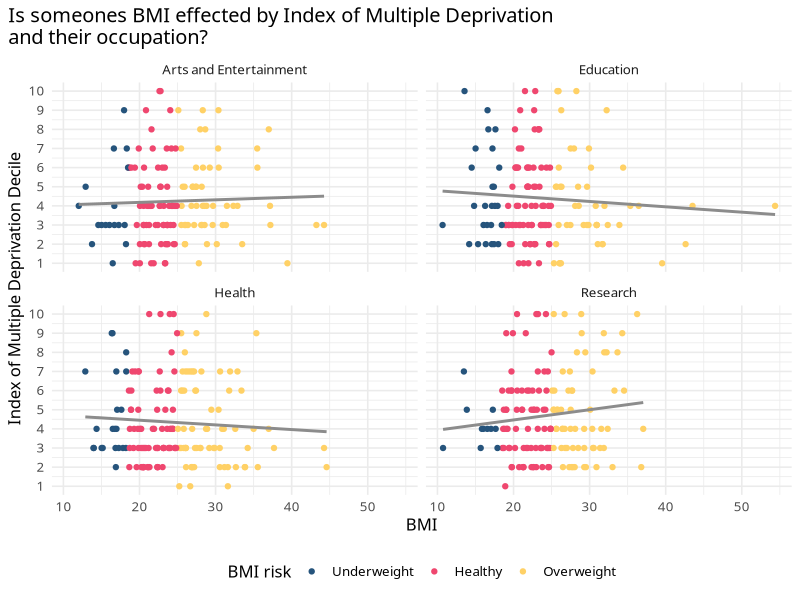
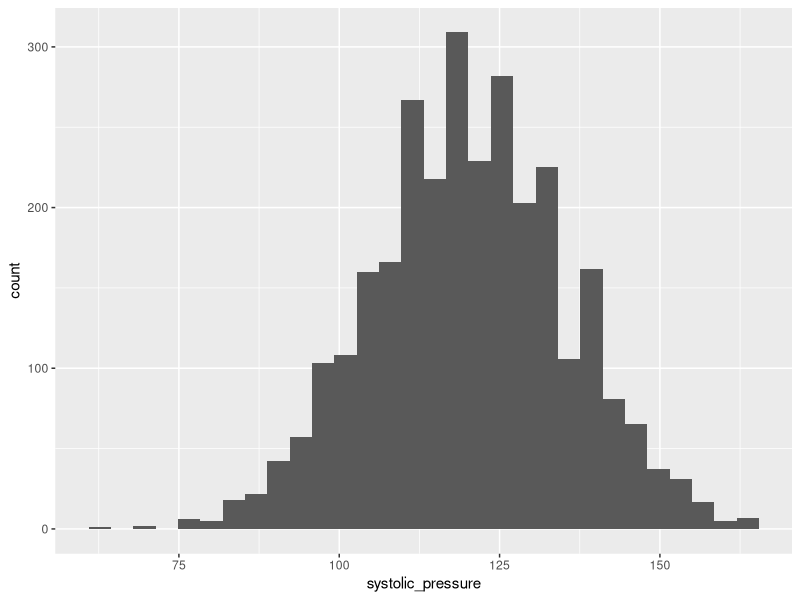
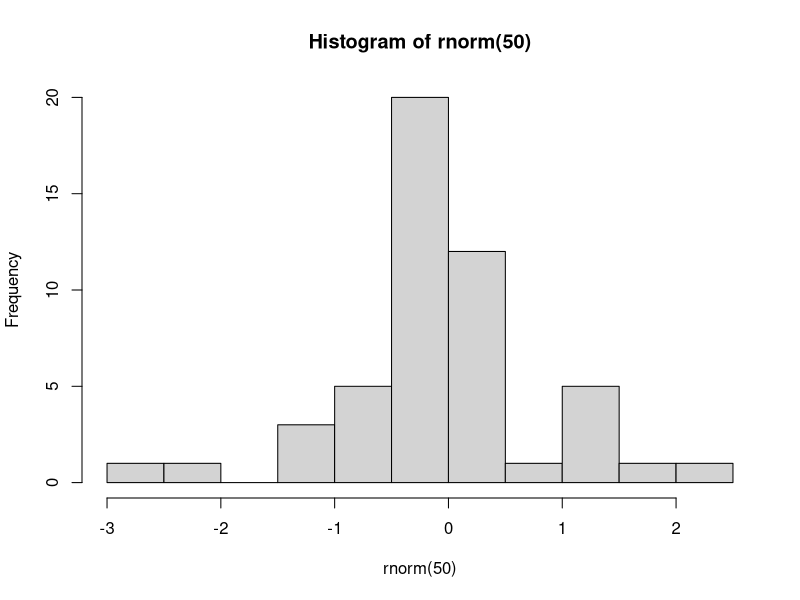
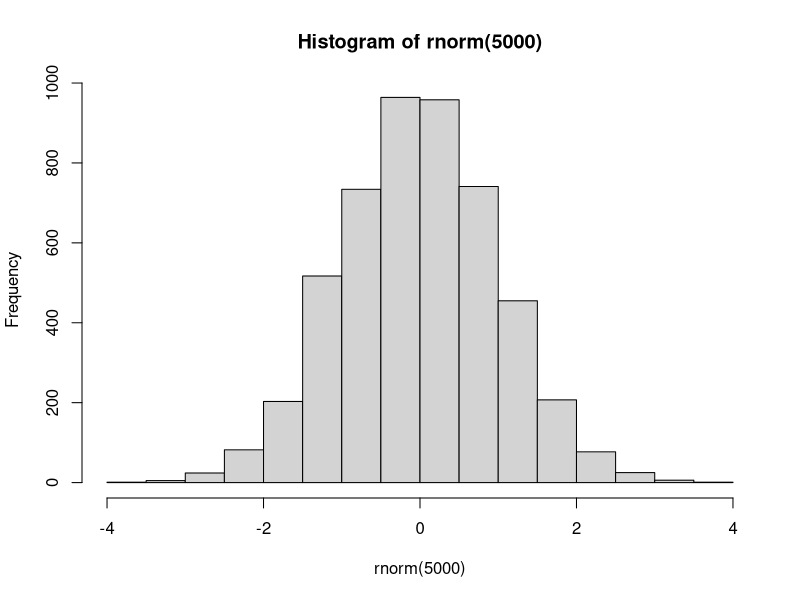
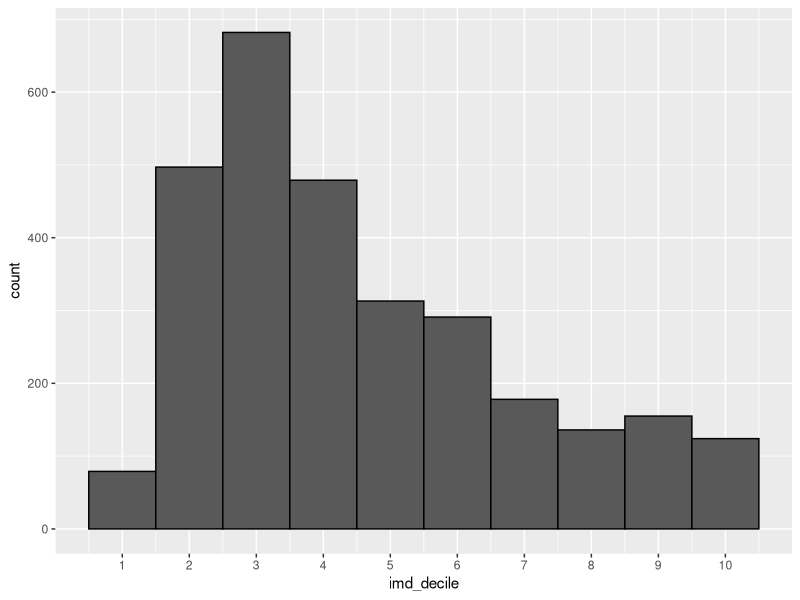
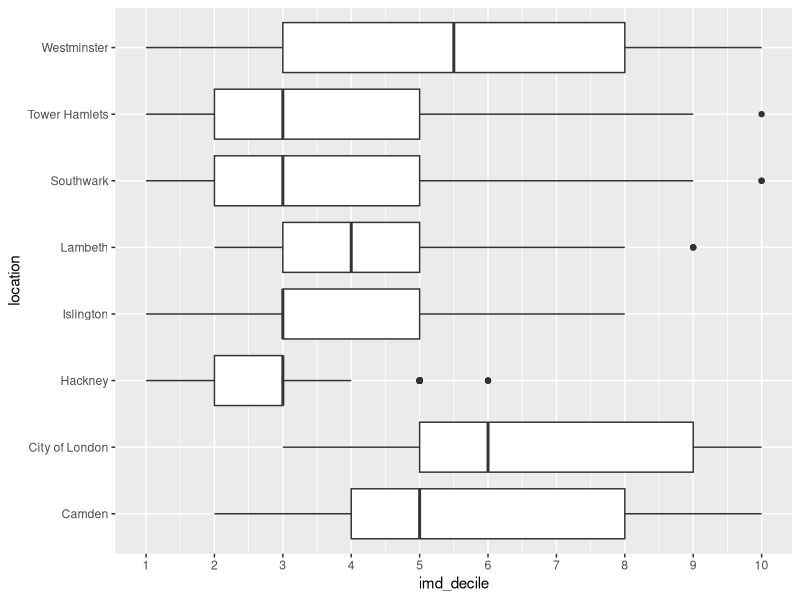
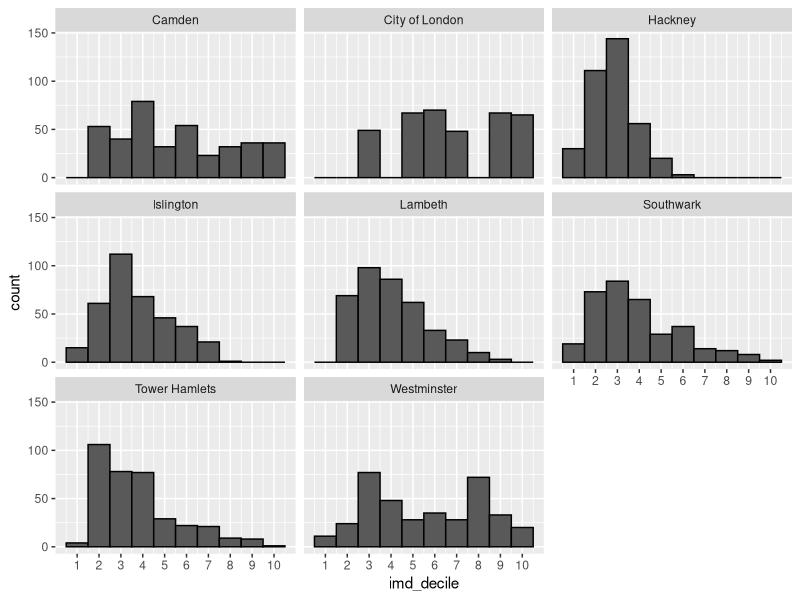
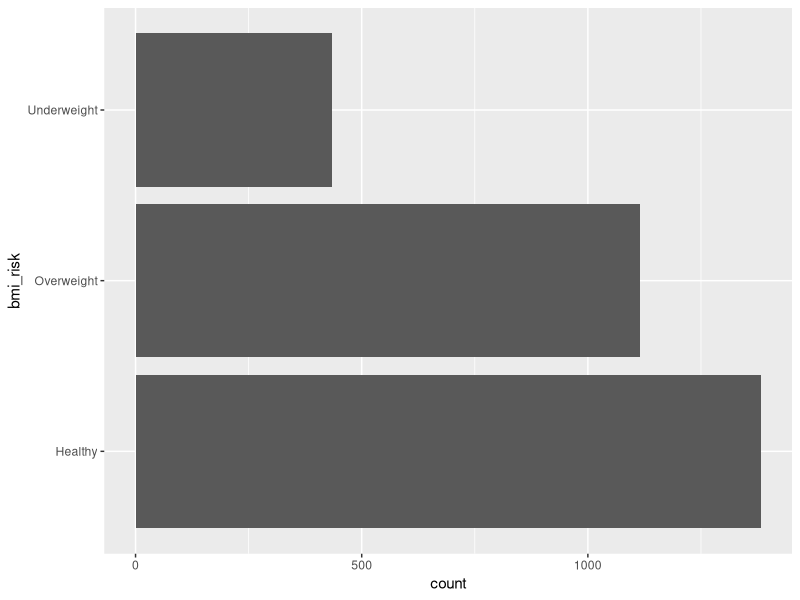

R code for these plots, in order:
## ---- chunk 1
# visualisation where we fix the occupation column
library(tidyverse)

health <- read_csv("resources/health_metrics_cleaned.csv")

health_occupation <- health %>%
  mutate(occupation = str_remove(occupation, "\\["),
         occupation = str_remove(occupation, "\\]")) %>%
  separate_longer_delim(occupation, delim = ",") %>%
  mutate(occupation = str_squish(occupation))

occupation_comp <- c("Arts and Entertainment", "Education", "Research", "Health")

final_plot <- health_occupation %>%
  mutate(bmi_risk = factor(bmi_risk, levels = c("Underweight", "Healthy", "Overweight"))) %>%
  filter(occupation %in% occupation_comp) %>%
  ggplot(aes(x = bmi, y = imd_decile)) +
  geom_point(aes(colour = bmi_risk)) +
  geom_smooth(method = "lm", se = FALSE, colour = "grey55") +
  facet_wrap(vars(occupation)) +
  scale_colour_manual(values = c('#26547c','#ef476f','#ffd166')) +
  scale_y_continuous(breaks = seq(1,10,1)) + 
  labs(title = "Is someones BMI effected by Index of Multiple Deprivation\nand their occupation?",
       y = "Index of Multiple Deprivation Decile", x = "BMI",
       colour = "BMI risk") +
  theme_minimal(base_size = 12, base_family = "Avenir") +
  theme(legend.position = "bottom",
        plot.title.position = "plot")
final_plot
## ---- chunk 2
ggplot(health, aes(x = systolic_pressure)) +
  geom_histogram()
## ---- chunk 3
hist(rnorm(50))
## ---- chunk 4
hist(rnorm(5000))
## ---- chunk 5
#| column: page-inset-right
#| layout-nrow: 2
#| out-width: '60%'

ggplot(health, aes(x=imd_decile)) +
  geom_histogram(bins = 10, colour = "black") +
  scale_x_continuous(breaks = 1:10)

ggplot(health, aes(x = imd_decile, y = location)) +
  geom_boxplot() +
  scale_x_continuous(breaks = 1:10)

ggplot(health, aes(x=imd_decile)) +
  geom_histogram(bins = 10, colour = "black") +
  scale_x_continuous(breaks = 1:10) +
  facet_wrap(~location)
## ---- chunk 6
#| column: page-inset-right
#| layout-nrow: 1
#| out-width: '70%'

# basic bar
ggplot(health, aes(y = bmi_risk)) +
  geom_bar()

# add sex to gain more insights
ggplot(health, aes(y = bmi_risk, fill = sex)) +
  geom_bar(position = "dodge")
## ---- chunk 7
health |>
  group_by(location) |>
  summarise(avg_imd_decile = mean(imd_decile, na.rm = TRUE))
## ---- chunk 8
# find average imd decile per location
health %>%
  group_by(location) %>%
  summarise(avg_imd_decile = mean(imd_decile, na.rm = TRUE)) %>%
  ggplot(aes(x = avg_imd_decile, y = fct_reorder(location, avg_imd_decile))) +
  geom_col() +
  labs(x = "Average IMD decile",
       y = "London boroughs")
## ---- chunk 9
# remove missing value for calculation
health_no_na <- na.omit(health)
# correlation matrix
corr_mat <- health_no_na %>%
  select(age, waist, hip, height_m:whr, imd_rank:imd_decile) %>%
  cor()
corr_mat
# optional heat map
#heat map(corr_mat, Rowv = NA, Colv = NA)

# scatter plots with lm
library(patchwork)

imd_r <- ggplot(health, aes(x = imd_rank, y = bmi)) +
  geom_point() +
  geom_smooth(method = "lm", se = F)

weight <- ggplot(health, aes(x = weight_kg, y = bmi)) +
  geom_point() +
  geom_smooth(method = "lm", se = F)

height <- ggplot(health, aes(x = height_m, y = bmi)) +
  geom_point() +
  geom_smooth(method = "lm", se = F)

whr <- ggplot(health, aes(x = whr, y = bmi)) +
  geom_point() +
  geom_smooth(method = "lm", se = F)

imd_r + weight + height + whr

## ---- chunk 10
final_plot
